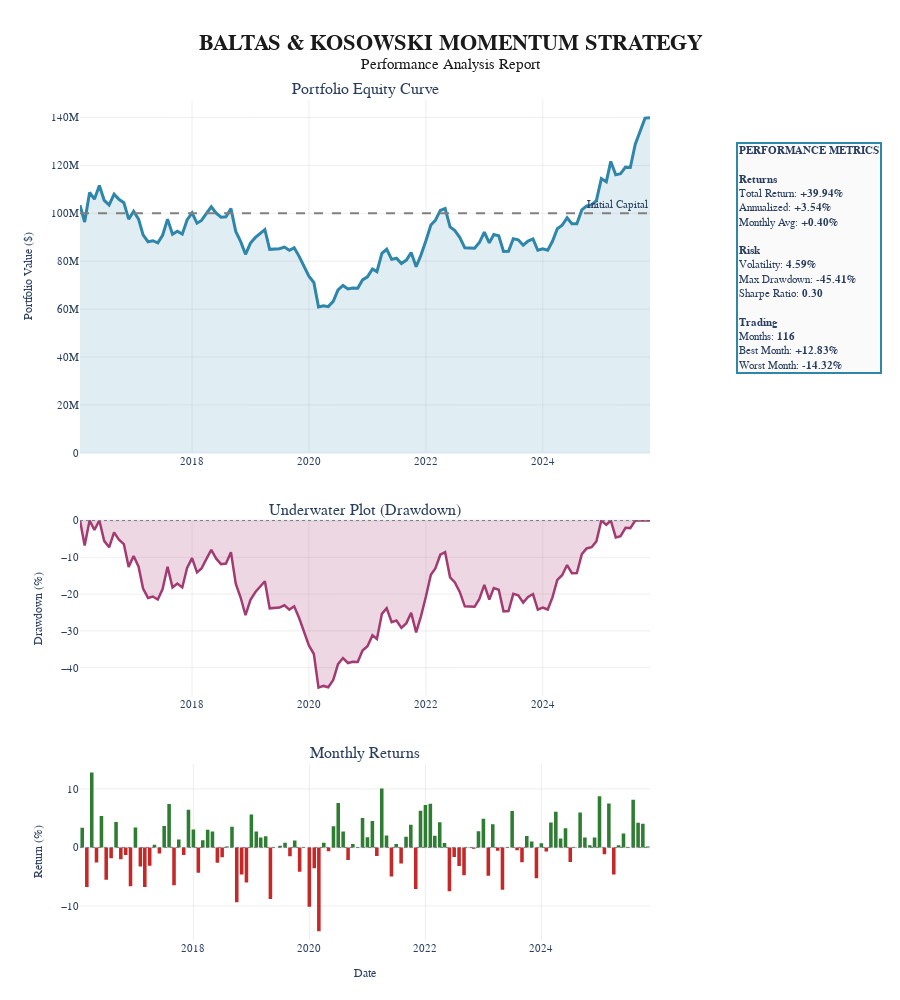

Write notebook code for a chart like this one.
### Code cell
def plot_performance_overview(backtest_results: pl.DataFrame, initial_capital: float):
    """
    Page 1: Vue d'ensemble de la performance (style institutionnel)
    """
    import plotly.graph_objects as go
    from plotly.subplots import make_subplots
    import numpy as np
    
    months = backtest_results['month'].to_list()
    capital = backtest_results['capital'].to_list()
    monthly_returns = backtest_results['portfolio_return'].to_numpy()
    
    # Drawdowns
    running_max = [capital[0]]
    for c in capital[1:]:
        running_max.append(max(running_max[-1], c))
    drawdowns = [(c - mx) / mx * 100 for c, mx in zip(capital, running_max)]
    
    # 3 subplots verticaux
    fig = make_subplots(
        rows=3, cols=1,
        row_heights=[0.5, 0.25, 0.25],
        vertical_spacing=0.08,
        subplot_titles=('Portfolio Equity Curve', 'Underwater Plot (Drawdown)', 'Monthly Returns')
    )
    
    # === EQUITY CURVE ===
    fig.add_trace(go.Scatter(
        x=months, y=capital,
        line=dict(color='#2E86AB', width=3),
        fill='tozeroy',
        fillcolor='rgba(46, 134, 171, 0.15)',
        name='Portfolio Value',
        hovertemplate='<b>Portfolio Value</b><br>Date: %{x|%Y-%m}<br>Value: $%{y:,.0f}<extra></extra>'
    ), row=1, col=1)
    
    fig.add_hline(
        y=initial_capital,
        line=dict(dash="dash", color="gray", width=2),
        annotation=dict(text="Initial Capital", font=dict(size=11)),
        row=1, col=1
    )
    
    # === DRAWDOWN ===
    fig.add_trace(go.Scatter(
        x=months, y=drawdowns,
        line=dict(color='#A23B72', width=2.5),
        fill='tozeroy',
        fillcolor='rgba(162, 59, 114, 0.2)',
        name='Drawdown',
        hovertemplate='<b>Drawdown</b><br>Date: %{x|%Y-%m}<br>DD: %{y:.2f}%<extra></extra>'
    ), row=2, col=1)
    
    fig.add_hline(y=0, line=dict(dash="dot", color="gray", width=1), row=2, col=1)
    
    # === MONTHLY RETURNS BAR ===
    colors = ['#2E7D32' if r > 0 else '#C62828' for r in monthly_returns]
    
    fig.add_trace(go.Bar(
        x=months,
        y=monthly_returns * 100,
        marker_color=colors,
        marker_line_width=0,
        name='Monthly Returns',
        hovertemplate='<b>Monthly Return</b><br>Date: %{x|%Y-%m}<br>Return: %{y:.2f}%<extra></extra>'
    ), row=3, col=1)
    
    fig.add_hline(y=0, line=dict(dash="dot", color="gray", width=1), row=3, col=1)
    
    # === METRICS BOX ===
    mean_ret = np.mean(monthly_returns) * 100
    std_ret = np.std(monthly_returns) * 100
    sharpe = (np.mean(monthly_returns) / np.std(monthly_returns)) * np.sqrt(12)
    final_return = (capital[-1] - initial_capital) / initial_capital * 100
    max_dd = min(drawdowns)
    
    metrics_text = (
        f"<b>PERFORMANCE METRICS</b><br><br>"
        f"<b>Returns</b><br>"
        f"Total Return: <b>{final_return:+.2f}%</b><br>"
        f"Annualized: <b>{(((capital[-1]/initial_capital)**(12/len(months)))-1)*100:+.2f}%</b><br>"
        f"Monthly Avg: <b>{mean_ret:+.2f}%</b><br><br>"
        f"<b>Risk</b><br>"
        f"Volatility: <b>{std_ret:.2f}%</b><br>"
        f"Max Drawdown: <b>{max_dd:.2f}%</b><br>"
        f"Sharpe Ratio: <b>{sharpe:.2f}</b><br><br>"
        f"<b>Trading</b><br>"
        f"Months: <b>{len(months)}</b><br>"
        f"Best Month: <b>{monthly_returns.max()*100:+.2f}%</b><br>"
        f"Worst Month: <b>{monthly_returns.min()*100:+.2f}%</b>"
    )
    
    fig.add_annotation(
        text=metrics_text,
        xref="paper", yref="paper",
        x=1.15, y=0.95,
        xanchor='left', yanchor='top',
        showarrow=False,
        bgcolor="rgba(250, 250, 250, 0.98)",
        bordercolor="#2E86AB",
        borderwidth=2,
        font=dict(size=11, family="Arial"),
        align='left'
    )
    
    # === LAYOUT ===
    fig.update_layout(
        title={
            'text': '<b>BALTAS & KOSOWSKI MOMENTUM STRATEGY</b><br><sup>Performance Analysis Report</sup>',
            'x': 0.5,
            'xanchor': 'center',
            'font': {'size': 22, 'family': 'Arial', 'color': '#1a1a1a'}
        },
        height=1000,
        template='plotly_white',
        showlegend=False,
        font=dict(family="Arial", size=11),
        margin=dict(l=80, r=250, t=100, b=60)
    )
    
    # Axes styling
    fig.update_xaxes(showgrid=True, gridwidth=1, gridcolor='rgba(200,200,200,0.3)')
    fig.update_yaxes(showgrid=True, gridwidth=1, gridcolor='rgba(200,200,200,0.3)')
    
    fig.update_yaxes(title_text="Portfolio Value ($)", row=1, col=1, title_font=dict(size=12))
    fig.update_yaxes(title_text="Drawdown (%)", row=2, col=1, title_font=dict(size=12))
    fig.update_yaxes(title_text="Return (%)", row=3, col=1, title_font=dict(size=12))
    fig.update_xaxes(title_text="Date", row=3, col=1, title_font=dict(size=12))
    
    fig.show()


plot_performance_overview(backtest_frac, initial)

### Figure 1 — Plotly figure (JSON) as saved in the notebook; plotly's stock layout.template omitted (floating-point values rounded to 4 significant figures)
{"data": [{"fill": "tozeroy", "fillcolor": "rgba(46, 134, 171, 0.15)", "hovertemplate": "<b>Portfolio Value</b><br>Date: %{x|%Y-%m}<br>Value: $%{y:,.0f}<extra></extra>", "line": {"color": "#2E86AB", "width": 3}, "name": "Portfolio Value", "type": "scatter", "x": ["2016-02-01T00:00:00", "2016-03-01T00:00:00", "2016-04-01T00:00:00", "2016-05-01T00:00:00", "2016-06-01T00:00:00", "2016-07-01T00:00:00", "2016-08-01T00:00:00", "2016-09-01T00:00:00", "2016-10-01T00:00:00", "2016-11-01T00:00:00", "2016-12-01T00:00:00", "2017-01-01T00:00:00", "2017-02-01T00:00:00", "2017-03-01T00:00:00", "2017-04-01T00:00:00", "2017-05-01T00:00:00", "2017-06-01T00:00:00", "2017-07-01T00:00:00", "2017-08-01T00:00:00", "2017-09-01T00:00:00", "2017-10-01T00:00:00", "2017-11-01T00:00:00", "2017-12-01T00:00:00", "2018-01-01T00:00:00", "2018-02-01T00:00:00", "2018-03-01T00:00:00", "2018-04-01T00:00:00", "2018-05-01T00:00:00", "2018-06-01T00:00:00", "2018-07-01T00:00:00", "2018-08-01T00:00:00", "2018-09-01T00:00:00", "2018-10-01T00:00:00", "2018-11-01T00:00:00", "2018-12-01T00:00:00", "2019-01-01T00:00:00", "2019-02-01T00:00:00", "2019-03-01T00:00:00", "2019-04-01T00:00:00", "2019-05-01T00:00:00", "2019-07-01T00:00:00", "2019-08-01T00:00:00", "2019-09-01T00:00:00", "2019-10-01T00:00:00", "2019-11-01T00:00:00", "2020-01-01T00:00:00", "2020-02-01T00:00:00", "2020-03-01T00:00:00", "2020-04-01T00:00:00", "2020-05-01T00:00:00", "2020-06-01T00:00:00", "2020-07-01T00:00:00", "2020-08-01T00:00:00", "2020-09-01T00:00:00", "2020-10-01T00:00:00", "2020-11-01T00:00:00", "2020-12-01T00:00:00", "2021-01-01T00:00:00", "2021-02-01T00:00:00", "2021-03-01T00:00:00", "2021-04-01T00:00:00", "2021-05-01T00:00:00", "2021-06-01T00:00:00", "2021-07-01T00:00:00", "2021-08-01T00:00:00", "2021-09-01T00:00:00", "2021-10-01T00:00:00", "2021-11-01T00:00:00", "2021-12-01T00:00:00", "2022-01-01T00:00:00", "2022-02-01T00:00:00", "2022-03-01T00:00:00", "2022-04-01T00:00:00", "2022-05-01T00:00:00", "2022-06-01T00:00:00", "2022-07-01T00:00:00", "2022-08-01T00:00:00", "2022-09-01T00:00:00", "2022-10-01T00:00:00", "2022-11-01T00:00:00", "2022-12-01T00:00:00", "2023-01-01T00:00:00", "2023-02-01T00:00:00", "2023-03-01T00:00:00", "2023-04-01T00:00:00", "2023-05-01T00:00:00", "2023-06-01T00:00:00", "2023-07-01T00:00:00", "2023-08-01T00:00:00", "2023-09-01T00:00:00", "2023-10-01T00:00:00", "2023-11-01T00:00:00", "2023-12-01T00:00:00", "2024-01-01T00:00:00", "2024-02-01T00:00:00", "2024-03-01T00:00:00", "2024-04-01T00:00:00", "2024-05-01T00:00:00", "2024-06-01T00:00:00", "2024-07-01T00:00:00", "2024-08-01T00:00:00", "2024-09-01T00:00:00", "2024-10-01T00:00:00", "2024-11-01T00:00:00", "2024-12-01T00:00:00", "2025-01-01T00:00:00", "2025-02-01T00:00:00", "2025-03-01T00:00:00", "2025-04-01T00:00:00", "2025-05-01T00:00:00", "2025-06-01T00:00:00", "2025-07-01T00:00:00", "2025-08-01T00:00:00", "2025-09-01T00:00:00", "2025-10-01T00:00:00", "2025-11-01T00:00:00"], "xaxis": "x", "y": [103400000.0, 96360000.0, 108700000.0, 105900000.0, 111600000.0, 105400000.0, 103500000.0, 108000000.0, 105800000.0, 104500000.0, 97540000.0, 100900000.0, 97580000.0, 90990000.0, 88120000.0, 88540000.0, 87640000.0, 90830000.0, 97580000.0, 91260000.0, 92490000.0, 91300000.0, 97190000.0, 100200000.0, 95860000.0, 97030000.0, 99980000.0, 102700000.0, 100000000.0, 98370000.0, 98540000.0, 102000000.0, 92430000.0, 88160000.0, 82870000.0, 87550000.0, 89930000.0, 91450000.0, 93190000.0, 84960000.0, 85190000.0, 85890000.0, 84580000.0, 85580000.0, 82030000.0, 73720000.0, 71110000.0, 60930000.0, 61430000.0, 61030000.0, 63240000.0, 68030000.0, 69880000.0, 68380000.0, 68780000.0, 68720000.0, 72190000.0, 73440000.0, 76770000.0, 75640000.0, 83280000.0, 84980000.0, 80770000.0, 81260000.0, 79030000.0, 80470000.0, 83600000.0, 77670000.0, 82540000.0, 88530000.0, 95140000.0, 97040000.0, 101200000.0, 102000000.0, 94360000.0, 92800000.0, 89870000.0, 85580000.0, 85600000.0, 85430000.0, 87790000.0, 92090000.0, 87640000.0, 91120000.0, 90600000.0, 84060000.0, 84120000.0, 89360000.0, 88940000.0, 86680000.0, 88390000.0, 89300000.0, 84580000.0, 85200000.0, 84600000.0, 88200000.0, 93560000.0, 95000000.0, 98100000.0, 95640000.0, 95660000.0, 101400000.0, 103100000.0, 103500000.0, 105300000.0, 114500000.0, 113100000.0, 121700000.0, 116100000.0, 116500000.0, 119300000.0, 119100000.0, 128900000.0, 134300000.0, 139700000.0, 139900000.0], "yaxis": "y"}, {"fill": "tozeroy", "fillcolor": "rgba(162, 59, 114, 0.2)", "hovertemplate": "<b>Drawdown</b><br>Date: %{x|%Y-%m}<br>DD: %{y:.2f}%<extra></extra>", "line": {"color": "#A23B72", "width": 2.5}, "name": "Drawdown", "type": "scatter", "x": ["2016-02-01T00:00:00", "2016-03-01T00:00:00", "2016-04-01T00:00:00", "2016-05-01T00:00:00", "2016-06-01T00:00:00", "2016-07-01T00:00:00", "2016-08-01T00:00:00", "2016-09-01T00:00:00", "2016-10-01T00:00:00", "2016-11-01T00:00:00", "2016-12-01T00:00:00", "2017-01-01T00:00:00", "2017-02-01T00:00:00", "2017-03-01T00:00:00", "2017-04-01T00:00:00", "2017-05-01T00:00:00", "2017-06-01T00:00:00", "2017-07-01T00:00:00", "2017-08-01T00:00:00", "2017-09-01T00:00:00", "2017-10-01T00:00:00", "2017-11-01T00:00:00", "2017-12-01T00:00:00", "2018-01-01T00:00:00", "2018-02-01T00:00:00", "2018-03-01T00:00:00", "2018-04-01T00:00:00", "2018-05-01T00:00:00", "2018-06-01T00:00:00", "2018-07-01T00:00:00", "2018-08-01T00:00:00", "2018-09-01T00:00:00", "2018-10-01T00:00:00", "2018-11-01T00:00:00", "2018-12-01T00:00:00", "2019-01-01T00:00:00", "2019-02-01T00:00:00", "2019-03-01T00:00:00", "2019-04-01T00:00:00", "2019-05-01T00:00:00", "2019-07-01T00:00:00", "2019-08-01T00:00:00", "2019-09-01T00:00:00", "2019-10-01T00:00:00", "2019-11-01T00:00:00", "2020-01-01T00:00:00", "2020-02-01T00:00:00", "2020-03-01T00:00:00", "2020-04-01T00:00:00", "2020-05-01T00:00:00", "2020-06-01T00:00:00", "2020-07-01T00:00:00", "2020-08-01T00:00:00", "2020-09-01T00:00:00", "2020-10-01T00:00:00", "2020-11-01T00:00:00", "2020-12-01T00:00:00", "2021-01-01T00:00:00", "2021-02-01T00:00:00", "2021-03-01T00:00:00", "2021-04-01T00:00:00", "2021-05-01T00:00:00", "2021-06-01T00:00:00", "2021-07-01T00:00:00", "2021-08-01T00:00:00", "2021-09-01T00:00:00", "2021-10-01T00:00:00", "2021-11-01T00:00:00", "2021-12-01T00:00:00", "2022-01-01T00:00:00", "2022-02-01T00:00:00", "2022-03-01T00:00:00", "2022-04-01T00:00:00", "2022-05-01T00:00:00", "2022-06-01T00:00:00", "2022-07-01T00:00:00", "2022-08-01T00:00:00", "2022-09-01T00:00:00", "2022-10-01T00:00:00", "2022-11-01T00:00:00", "2022-12-01T00:00:00", "2023-01-01T00:00:00", "2023-02-01T00:00:00", "2023-03-01T00:00:00", "2023-04-01T00:00:00", "2023-05-01T00:00:00", "2023-06-01T00:00:00", "2023-07-01T00:00:00", "2023-08-01T00:00:00", "2023-09-01T00:00:00", "2023-10-01T00:00:00", "2023-11-01T00:00:00", "2023-12-01T00:00:00", "2024-01-01T00:00:00", "2024-02-01T00:00:00", "2024-03-01T00:00:00", "2024-04-01T00:00:00", "2024-05-01T00:00:00", "2024-06-01T00:00:00", "2024-07-01T00:00:00", "2024-08-01T00:00:00", "2024-09-01T00:00:00", "2024-10-01T00:00:00", "2024-11-01T00:00:00", "2024-12-01T00:00:00", "2025-01-01T00:00:00", "2025-02-01T00:00:00", "2025-03-01T00:00:00", "2025-04-01T00:00:00", "2025-05-01T00:00:00", "2025-06-01T00:00:00", "2025-07-01T00:00:00", "2025-08-01T00:00:00", "2025-09-01T00:00:00", "2025-10-01T00:00:00", "2025-11-01T00:00:00"], "xaxis": "x2", "y": [0, -6.778, 0, -2.589, 0, -5.538, -7.278, -3.229, -5.192, -6.406, -12.61, -9.634, -12.56, -18.48, -21.04, -20.67, -21.48, -18.61, -12.57, -18.23, -17.13, -18.19, -12.91, -10.24, -14.11, -13.06, -10.41, -7.974, -10.37, -11.86, -11.71, -8.598, -17.18, -21.0, -25.75, -21.56, -19.43, -18.06, -16.5, -23.88, -23.67, -23.04, -24.21, -23.32, -26.5, -33.95, -36.29, -45.41, -44.96, -45.32, -43.34, -39.04, -37.39, -38.73, -38.37, -38.43, -35.32, -34.19, -31.22, -32.22, -25.38, -23.85, -27.63, -27.19, -29.19, -27.9, -25.09, -30.41, -26.04, -20.68, -14.75, -13.05, -9.304, -8.599, -15.45, -16.85, -19.48, -23.32, -23.3, -23.46, -21.34, -17.49, -21.47, -18.36, -18.82, -24.69, -24.63, -19.93, -20.3, -22.33, -20.8, -19.99, -24.21, -23.66, -24.19, -20.97, -16.17, -14.88, -12.1, -14.31, -14.28, -9.154, -7.592, -7.252, -5.682, 0, -1.18, 0, -4.611, -4.239, -1.967, -2.071, 0, 0, 0, 0], "yaxis": "y2"}, {"hovertemplate": "<b>Monthly Return</b><br>Date: %{x|%Y-%m}<br>Return: %{y:.2f}%<extra></extra>", "marker": {"color": ["#2E7D32", "#C62828", "#2E7D32", "#C62828", "#2E7D32", "#C62828", "#C62828", "#2E7D32", "#C62828", "#C62828", "#C62828", "#2E7D32", "#C62828", "#C62828", "#C62828", "#2E7D32", "#C62828", "#2E7D32", "#2E7D32", "#C62828", "#2E7D32", "#C62828", "#2E7D32", "#2E7D32", "#C62828", "#2E7D32", "#2E7D32", "#2E7D32", "#C62828", "#C62828", "#2E7D32", "#2E7D32", "#C62828", "#C62828", "#C62828", "#2E7D32", "#2E7D32", "#2E7D32", "#2E7D32", "#C62828", "#2E7D32", "#2E7D32", "#C62828", "#2E7D32", "#C62828", "#C62828", "#C62828", "#C62828", "#2E7D32", "#C62828", "#2E7D32", "#2E7D32", "#2E7D32", "#C62828", "#2E7D32", "#C62828", "#2E7D32", "#2E7D32", "#2E7D32", "#C62828", "#2E7D32", "#2E7D32", "#C62828", "#2E7D32", "#C62828", "#2E7D32", "#2E7D32", "#C62828", "#2E7D32", "#2E7D32", "#2E7D32", "#2E7D32", "#2E7D32", "#2E7D32", "#C62828", "#C62828", "#C62828", "#C62828", "#2E7D32", "#C62828", "#2E7D32", "#2E7D32", "#C62828", "#2E7D32", "#C62828", "#C62828", "#2E7D32", "#2E7D32", "#C62828", "#C62828", "#2E7D32", "#2E7D32", "#C62828", "#2E7D32", "#C62828", "#2E7D32", "#2E7D32", "#2E7D32", "#2E7D32", "#C62828", "#2E7D32", "#2E7D32", "#2E7D32", "#2E7D32", "#2E7D32", "#2E7D32", "#C62828", "#2E7D32", "#C62828", "#2E7D32", "#2E7D32", "#C62828", "#2E7D32", "#2E7D32", "#2E7D32", "#2E7D32"], "line": {"width": 0}}, "name": "Monthly Returns", "type": "bar", "x": ["2016-02-01T00:00:00", "2016-03-01T00:00:00", "2016-04-01T00:00:00", "2016-05-01T00:00:00", "2016-06-01T00:00:00", "2016-07-01T00:00:00", "2016-08-01T00:00:00", "2016-09-01T00:00:00", "2016-10-01T00:00:00", "2016-11-01T00:00:00", "2016-12-01T00:00:00", "2017-01-01T00:00:00", "2017-02-01T00:00:00", "2017-03-01T00:00:00", "2017-04-01T00:00:00", "2017-05-01T00:00:00", "2017-06-01T00:00:00", "2017-07-01T00:00:00", "2017-08-01T00:00:00", "2017-09-01T00:00:00", "2017-10-01T00:00:00", "2017-11-01T00:00:00", "2017-12-01T00:00:00", "2018-01-01T00:00:00", "2018-02-01T00:00:00", "2018-03-01T00:00:00", "2018-04-01T00:00:00", "2018-05-01T00:00:00", "2018-06-01T00:00:00", "2018-07-01T00:00:00", "2018-08-01T00:00:00", "2018-09-01T00:00:00", "2018-10-01T00:00:00", "2018-11-01T00:00:00", "2018-12-01T00:00:00", "2019-01-01T00:00:00", "2019-02-01T00:00:00", "2019-03-01T00:00:00", "2019-04-01T00:00:00", "2019-05-01T00:00:00", "2019-07-01T00:00:00", "2019-08-01T00:00:00", "2019-09-01T00:00:00", "2019-10-01T00:00:00", "2019-11-01T00:00:00", "2020-01-01T00:00:00", "2020-02-01T00:00:00", "2020-03-01T00:00:00", "2020-04-01T00:00:00", "2020-05-01T00:00:00", "2020-06-01T00:00:00", "2020-07-01T00:00:00", "2020-08-01T00:00:00", "2020-09-01T00:00:00", "2020-10-01T00:00:00", "2020-11-01T00:00:00", "2020-12-01T00:00:00", "2021-01-01T00:00:00", "2021-02-01T00:00:00", "2021-03-01T00:00:00", "2021-04-01T00:00:00", "2021-05-01T00:00:00", "2021-06-01T00:00:00", "2021-07-01T00:00:00", "2021-08-01T00:00:00", "2021-09-01T00:00:00", "2021-10-01T00:00:00", "2021-11-01T00:00:00", "2021-12-01T00:00:00", "2022-01-01T00:00:00", "2022-02-01T00:00:00", "2022-03-01T00:00:00", "2022-04-01T00:00:00", "2022-05-01T00:00:00", "2022-06-01T00:00:00", "2022-07-01T00:00:00", "2022-08-01T00:00:00", "2022-09-01T00:00:00", "2022-10-01T00:00:00", "2022-11-01T00:00:00", "2022-12-01T00:00:00", "2023-01-01T00:00:00", "2023-02-01T00:00:00", "2023-03-01T00:00:00", "2023-04-01T00:00:00", "2023-05-01T00:00:00", "2023-06-01T00:00:00", "2023-07-01T00:00:00", "2023-08-01T00:00:00", "2023-09-01T00:00:00", "2023-10-01T00:00:00", "2023-11-01T00:00:00", "2023-12-01T00:00:00", "2024-01-01T00:00:00", "2024-02-01T00:00:00", "2024-03-01T00:00:00", "2024-04-01T00:00:00", "2024-05-01T00:00:00", "2024-06-01T00:00:00", "2024-07-01T00:00:00", "2024-08-01T00:00:00", "2024-09-01T00:00:00", "2024-10-01T00:00:00", "2024-11-01T00:00:00", "2024-12-01T00:00:00", "2025-01-01T00:00:00", "2025-02-01T00:00:00", "2025-03-01T00:00:00", "2025-04-01T00:00:00", "2025-05-01T00:00:00", "2025-06-01T00:00:00", "2025-07-01T00:00:00", "2025-08-01T00:00:00", "2025-09-01T00:00:00", "2025-10-01T00:00:00", "2025-11-01T00:00:00"], "xaxis": "x3", "y": [3.364, -6.778, 12.83, -2.589, 5.384, -5.538, -1.842, 4.367, -2.028, -1.28, -6.625, 3.401, -3.242, -6.761, -3.151, 0.4769, -1.021, 3.65, 7.422, -6.469, 1.346, -1.288, 6.455, 3.072, -4.313, 1.226, 3.039, 2.723, -2.605, -1.663, 0.1765, 3.52, -9.388, -4.619, -6.004, 5.645, 2.715, 1.69, 1.905, -8.831, 0.2694, 0.8218, -1.517, 1.182, -4.156, -10.13, -3.54, -14.32, 0.8191, -0.6494, 3.623, 7.585, 2.707, -2.136, 0.5807, -0.09071, 5.05, 1.738, 4.524, -1.462, 10.1, 2.046, -4.953, 0.5967, -2.741, 1.822, 3.891, -7.093, 6.276, 7.253, 7.469, 1.995, 4.309, 0.7766, -7.499, -1.65, -3.161, -4.77, 0.02651, -0.2083, 2.768, 4.894, -4.827, 3.967, -0.5681, -7.225, 0.07784, 6.226, -0.4635, -2.542, 1.965, 1.033, -5.281, 0.728, -0.7, 4.251, 6.083, 1.532, 3.265, -2.508, 0.02609, 5.985, 1.72, 0.3672, 1.693, 8.768, -1.18, 7.53, -4.611, 0.3901, 2.373, -0.1065, 8.151, 4.232, 4.047, 0.1402], "yaxis": "y3"}], "layout": {"annotations": [{"font": {"size": 16}, "showarrow": false, "text": "Portfolio Equity Curve", "x": 0.5, "xanchor": "center", "xref": "paper", "y": 1, "yanchor": "bottom", "yref": "paper"}, {"font": {"size": 16}, "showarrow": false, "text": "Underwater Plot (Drawdown)", "x": 0.5, "xanchor": "center", "xref": "paper", "y": 0.5, "yanchor": "bottom", "yref": "paper"}, {"font": {"size": 16}, "showarrow": false, "text": "Monthly Returns", "x": 0.5, "xanchor": "center", "xref": "paper", "y": 0.21, "yanchor": "bottom", "yref": "paper"}, {"font": {"size": 11}, "showarrow": false, "text": "Initial Capital", "x": 1, "xanchor": "right", "xref": "x domain", "y": 100000000, "yanchor": "bottom", "yref": "y"}, {"align": "left", "bgcolor": "rgba(250, 250, 250, 0.98)", "bordercolor": "#2E86AB", "borderwidth": 2, "font": {"family": "Arial", "size": 11}, "showarrow": false, "text": "<b>PERFORMANCE METRICS</b><br><br><b>Returns</b><br>Total Return: <b>+39.94%</b><br>Annualized: <b>+3.54%</b><br>Monthly Avg: <b>+0.40%</b><br><br><b>Risk</b><br>Volatility: <b>4.59%</b><br>Max Drawdown: <b>-45.41%</b><br>Sharpe Ratio: <b>0.30</b><br><br><b>Trading</b><br>Months: <b>116</b><br>Best Month: <b>+12.83%</b><br>Worst Month: <b>-14.32%</b>", "x": 1.15, "xanchor": "left", "xref": "paper", "y": 0.95, "yanchor": "top", "yref": "paper"}], "font": {"family": "Arial", "size": 11}, "height": 1000, "margin": {"b": 60, "l": 80, "r": 250, "t": 100}, "shapes": [{"line": {"color": "gray", "dash": "dash", "width": 2}, "type": "line", "x0": 0, "x1": 1, "xref": "x domain", "y0": 100000000, "y1": 100000000, "yref": "y"}, {"line": {"color": "gray", "dash": "dot", "width": 1}, "type": "line", "x0": 0, "x1": 1, "xref": "x2 domain", "y0": 0, "y1": 0, "yref": "y2"}, {"line": {"color": "gray", "dash": "dot", "width": 1}, "type": "line", "x0": 0, "x1": 1, "xref": "x3 domain", "y0": 0, "y1": 0, "yref": "y3"}], "showlegend": false, "title": {"font": {"color": "#1a1a1a", "family": "Arial", "size": 22}, "text": "<b>BALTAS & KOSOWSKI MOMENTUM STRATEGY</b><br><sup>Performance Analysis Report</sup>", "x": 0.5, "xanchor": "center"}, "xaxis": {"anchor": "y", "domain": [0, 1], "gridcolor": "rgba(200,200,200,0.3)", "gridwidth": 1, "showgrid": true}, "xaxis2": {"anchor": "y2", "domain": [0, 1], "gridcolor": "rgba(200,200,200,0.3)", "gridwidth": 1, "showgrid": true}, "xaxis3": {"anchor": "y3", "domain": [0, 1], "gridcolor": "rgba(200,200,200,0.3)", "gridwidth": 1, "showgrid": true, "title": {"font": {"size": 12}, "text": "Date"}}, "yaxis": {"anchor": "x", "domain": [0.58, 1], "gridcolor": "rgba(200,200,200,0.3)", "gridwidth": 1, "showgrid": true, "title": {"font": {"size": 12}, "text": "Portfolio Value ($)"}}, "yaxis2": {"anchor": "x2", "domain": [0.29, 0.5], "gridcolor": "rgba(200,200,200,0.3)", "gridwidth": 1, "showgrid": true, "title": {"font": {"size": 12}, "text": "Drawdown (%)"}}, "yaxis3": {"anchor": "x3", "domain": [0, 0.21], "gridcolor": "rgba(200,200,200,0.3)", "gridwidth": 1, "showgrid": true, "title": {"font": {"size": 12}, "text": "Return (%)"}}}}
